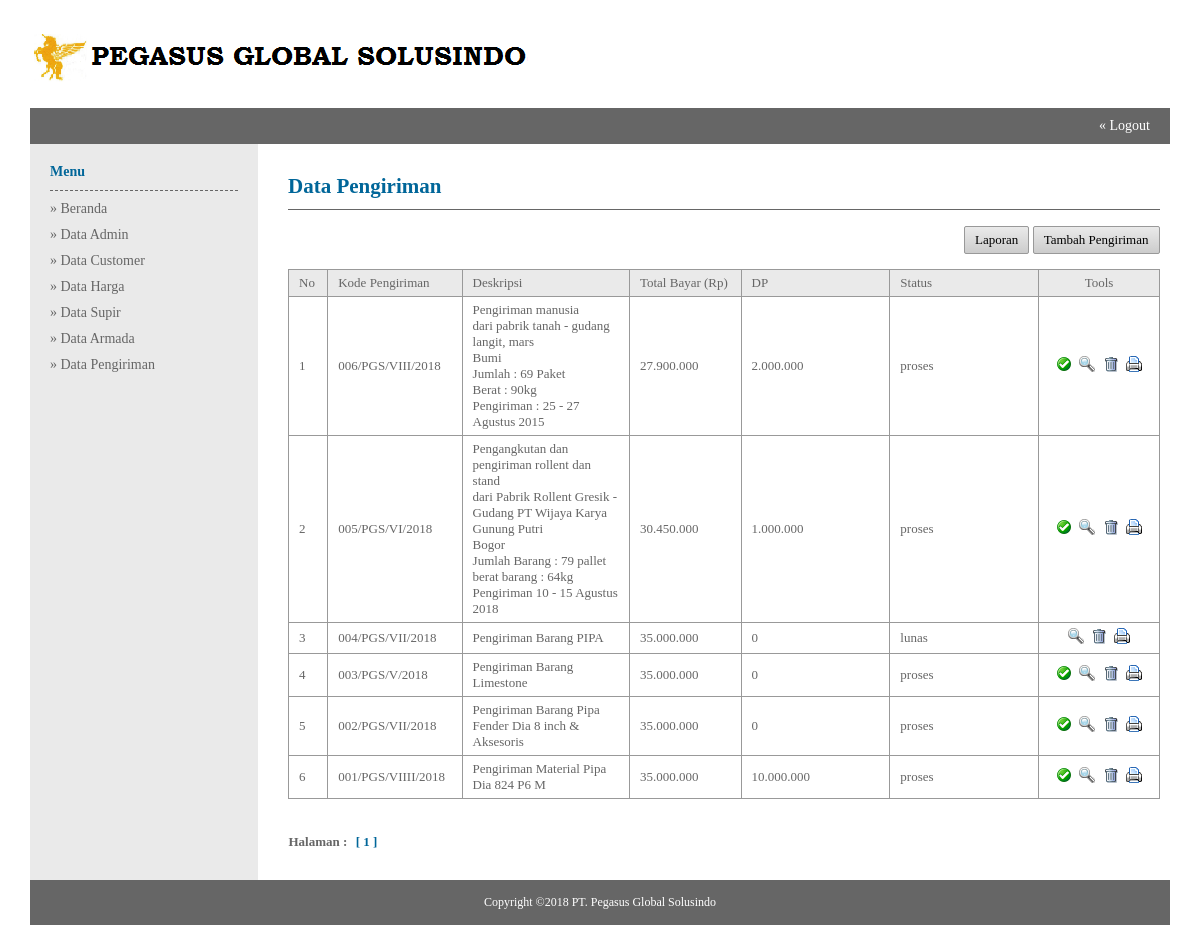
Page /admin/index.php?module=Data_Pengiriman (signed in) on the earlier database version.
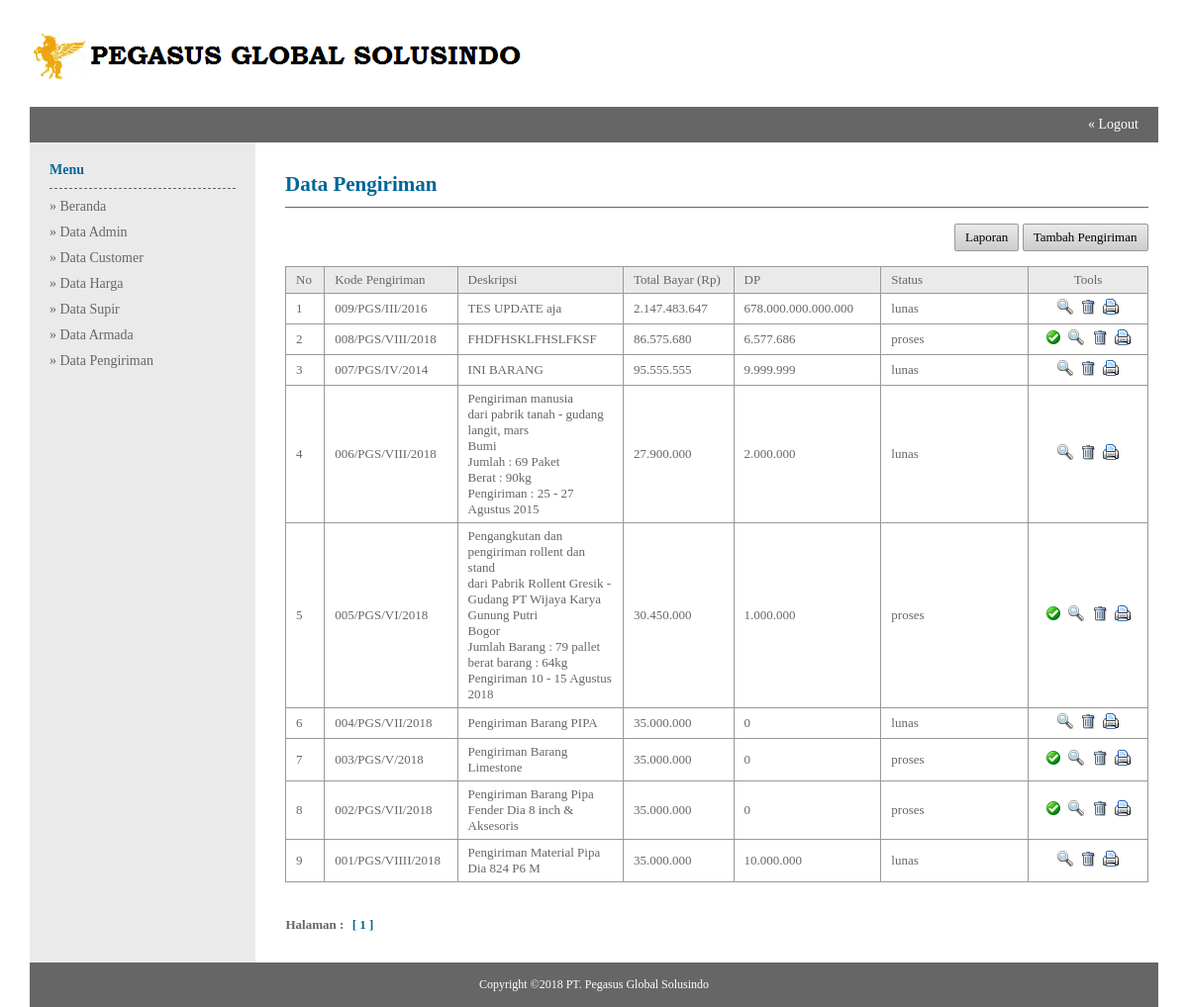
Same page on the later database version.
### tables this page shows
CREATE TABLE `pengiriman` (
  `kd_pengiriman` varchar(100) NOT NULL,
  `description` varchar(300) NOT NULL,
  `tanggal` date DEFAULT NULL,
  `satuan` varchar(40) NOT NULL,
  `kd_armada` varchar(20) NOT NULL,
  `kd_driver` varchar(50) NOT NULL,
  `kd_customer` varchar(50) DEFAULT NULL,
  `nm_penerima` varchar(80) NOT NULL,
  `uang_supir` int(10) NOT NULL,
  `total_bayar` int(10) NOT NULL,
  `status` varchar(20) NOT NULL,
  `packinglist` varchar(200) DEFAULT NULL,
  `harga` bigint(13) NOT NULL,
  `dp` varchar(200) NOT NULL DEFAULT '0'
);

### library/library.php (called while the page is built, shortened)
<?php
function format_angka($angka) {
	$hasil =  number_format($angka,0, ",",".");
	return $hasil;
}
?>

### admin/data_pengiriman.php (the view)
<table width="100%" border="0">
<tr>
	<td class="judul-halaman"><h2>Data Pengiriman</h2></td>
</tr>
<tr>
	<td>
    <br/>
    <table class="table-list" width="100%" border="0">
    <tr>
    	<td class="top-button" align="right" colspan="8">
        <a class="button small grey fontB" href="?module=Laporan_Transaksi">Laporan</a>
        <a class="button small grey fontB" href="?module=Tambah_Pengiriman">Tambah Pengiriman</a>
        </td>
    </tr>
    <tr class="head">
    	<td width="4%">No</td>
        <td width="11%">Kode Pengiriman</td>
        <td width="18%">Deskripsi</td>
        <td width="12%">Total Bayar (Rp)</td>
        <td width="16%">DP</td>
        <td width="16%">Status</td>
        <td width="13%" align="center">Tools</td>
    </tr>
    <?php
	$batas = 10;
	$hal = isset ($_GET['hal']) ? $_GET['hal'] : null;
	if(empty($_GET['hal'])){
		$hal = 1;
	}
	$pos = ($hal - 1) * $batas;
	$query = mysql_query("select kd_pengiriman,description,total_bayar,dp,status from pengiriman order by kd_pengiriman desc limit $pos, $batas") or die (mysql_error());
	while($array = mysql_fetch_array($query)){
		$pos++;
	?>
    <tr class="data">
    	<td><?php echo $pos;?></td>
        <td><?php echo $array['kd_pengiriman'];?></td>
        <td><?php echo $array['description'];?></td>
        <td><?php echo format_angka($array['total_bayar']);?></td>
        <td><?php echo format_angka($array['dp']);?></td>
        <td><?php echo $array['status'];?></td>
        <td class="table-tools" align="center">
        <?php
		if($array['status'] == "proses"){
		?>
        <a href="?module=Proses_Lunas&id=<?php echo $array['kd_pengiriman'];?>" title="Proses Lunas">
        <img src="../images/check.gif" />
        </a>
        <?php } ?>
        <a href="?module=Ubah_Pengiriman&id=<?php echo $array['kd_pengiriman'];?>" title="Ubah Pengiriman">
        <img src="../images/magnifier.gif" />
        </a>
        <a href="?module=Hapus&id=<?php echo $array['kd_pengiriman'];?>&execute=transaksi" title="Hapus" onclick="return confirm ('Anda yakin ingin menghapus <?php echo $array['kd_pengiriman'];?> ?');"><img src="../images/trash.gif" /></a>
        <a href="cetak_invoice.php?id=<?php echo $array['kd_pengiriman'];?>" title="Cetak" onclick="return confirm ('Anda yakin ingin mencetak <?php echo $array['kd_pengiriman'];?> ?');"><img src="../images/print.gif" /></a>
        </td>
    </tr>
    <?php } ?>
    <tr>
    	<td class="halaman" colspan="8">
    	Halaman :
		<?php
		$data = mysql_query("select * from pengiriman") or die (mysql_error());
		$row_data = mysql_num_rows($data);
		$jml_hal = ceil($row_data/$batas);
		for($h=1;$h<=$jml_hal;$h++){
			if($h != $hal){
				echo "<a href='?module=Data_Transaksi&hal=$h'>$h</a>";
			}
			else{
				echo "<span>[ $h ]</span>";
			}
		}
		?>
    	</td>
    </tr>
    </table>
    </td>
</tr>
</table>

Differences in the rows shown:
removed pengiriman: kd_pengiriman "006/PGS/VIII/2018", description "Pengiriman manusia dari pabrik tanah - gudang langit, mars Bumi Jumlah : 69 Paket Berat : 90kg Pengiriman : 25 - 27 Agustus 2015", total_bayar "27.900.000", dp "2.000.000", status "proses"
removed pengiriman: kd_pengiriman "001/PGS/VIIII/2018", description "Pengiriman Material Pipa Dia 824 P6 M", total_bayar "35.000.000", dp "10.000.000", status "proses"
added pengiriman: kd_pengiriman "009/PGS/III/2016", description "TES UPDATE aja", total_bayar "2.147.483.647", dp "678.000.000.000.000", status "lunas"
added pengiriman: kd_pengiriman "008/PGS/VIII/2018", description "FHDFHSKLFHSLFKSF", total_bayar "86.575.680", dp "6.577.686", status "proses"
added pengiriman: kd_pengiriman "007/PGS/IV/2014", description "INI BARANG", total_bayar "95.555.555", dp "9.999.999", status "lunas"
added pengiriman: kd_pengiriman "006/PGS/VIII/2018", description "Pengiriman manusia dari pabrik tanah - gudang langit, mars Bumi Jumlah : 69 Paket Berat : 90kg Pengiriman : 25 - 27 Agustus 2015", total_bayar "27.900.000", dp "2.000.000", status "lunas"
added pengiriman: kd_pengiriman "001/PGS/VIIII/2018", description "Pengiriman Material Pipa Dia 824 P6 M", total_bayar "35.000.000", dp "10.000.000", status "lunas"
